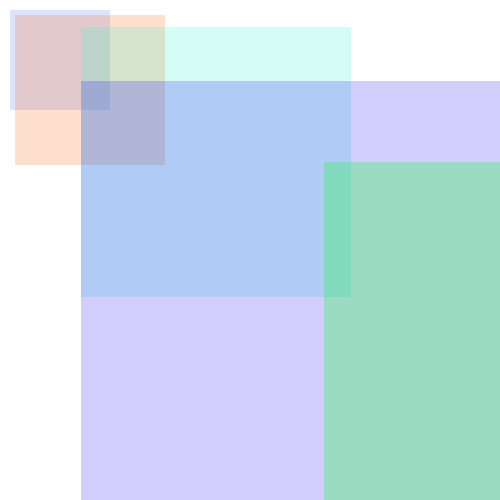
Frame 1 (no input)
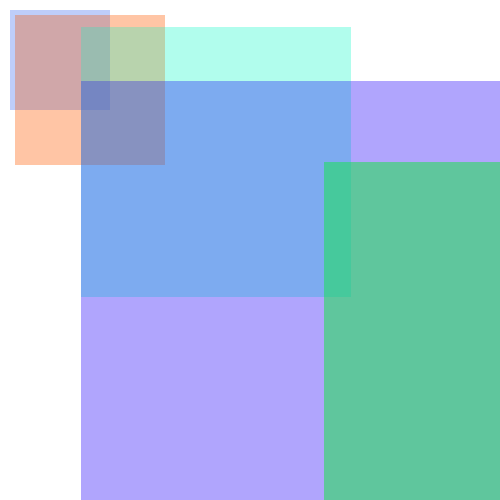
Frame 2 (the mouse pressed at the canvas centre, redrawn once)

The Processing sketch that drew these frames (run headless with seeded random() and noise(); the mouse was pressed at the canvas centre and the sketch redrawn once):

// Processing sketch: processing_82951
// ── processing_82951.pde

void setup()
{
  //SIZE
  //La taille en pixel du papier de la fenêtre est largeur= 220 hauteur= 200
  size(500,500);
  
  smooth();
 
  //BACKGROUND
  //Peindre le fond de notre fenetre
  background(255);
 
}

void draw()
{
  //NOSTROKE
  //les formes suivantes n'auront pas de contour
  noStroke();
 
  //FILL
  //Les formes suivantes seront peintes
  fill(73,118,240,50);
  
  //RECTANGLE
  //Dessiner un rectangle
  rect(10,10,100,100);
  
  //RECTANGLE
  //Dessiner un rectangle
  fill(255,94,0,50);
  scale(1.5);
  rect(10,10,100,100);
  
   //RECTANGLE
  //Dessiner un rectangle
  fill(38,250,206,50);
  scale(1.8);
  rect(30,10,100,100);
  
   //RECTANGLE
  //Dessiner un rectangle
  fill(32,0,250,50);
  scale(3);
  rect(10,10,100,100);
  
  //RECTANGLE
  //Dessiner un rectangle
  fill(5,255,32,70);
  scale(2);
  rect(20,10,100,100);



  //NOLOOP
  noLoop();
}
